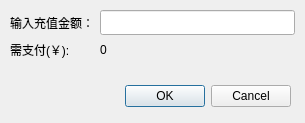
<?xml version="1.0" encoding="UTF-8"?>
<ui version="4.0">
 <class>Dialog</class>
 <widget class="QDialog" name="Dialog">
  <property name="geometry">
   <rect>
    <x>0</x>
    <y>0</y>
    <width>305</width>
    <height>123</height>
   </rect>
  </property>
  <property name="windowTitle">
   <string>Dialog</string>
  </property>
  <widget class="QDialogButtonBox" name="buttonBox">
   <property name="geometry">
    <rect>
     <x>-50</x>
     <y>80</y>
     <width>341</width>
     <height>32</height>
    </rect>
   </property>
   <property name="orientation">
    <enum>Qt::Horizontal</enum>
   </property>
   <property name="standardButtons">
    <set>QDialogButtonBox::Cancel|QDialogButtonBox::Ok</set>
   </property>
  </widget>
  <widget class="QWidget" name="">
   <property name="geometry">
    <rect>
     <x>10</x>
     <y>10</y>
     <width>285</width>
     <height>54</height>
    </rect>
   </property>
   <layout class="QFormLayout" name="formLayout">
    <item row="0" column="0">
     <widget class="QLabel" name="label">
      <property name="text">
       <string>输入充值金额：</string>
      </property>
     </widget>
    </item>
    <item row="0" column="1">
     <widget class="QLineEdit" name="lineEdit">
      <property name="minimumSize">
       <size>
        <width>0</width>
        <height>25</height>
       </size>
      </property>
     </widget>
    </item>
    <item row="1" column="0">
     <widget class="QLabel" name="label_2">
      <property name="text">
       <string>需支付(￥):</string>
      </property>
     </widget>
    </item>
    <item row="1" column="1">
     <widget class="QLabel" name="label_3">
      <property name="text">
       <string>0</string>
      </property>
     </widget>
    </item>
   </layout>
  </widget>
 </widget>
 <resources/>
 <connections>
  <connection>
   <sender>buttonBox</sender>
   <signal>accepted()</signal>
   <receiver>Dialog</receiver>
   <slot>accept()</slot>
   <hints>
    <hint type="sourcelabel">
     <x>248</x>
     <y>254</y>
    </hint>
    <hint type="destinationlabel">
     <x>157</x>
     <y>274</y>
    </hint>
   </hints>
  </connection>
  <connection>
   <sender>buttonBox</sender>
   <signal>rejected()</signal>
   <receiver>Dialog</receiver>
   <slot>reject()</slot>
   <hints>
    <hint type="sourcelabel">
     <x>316</x>
     <y>260</y>
    </hint>
    <hint type="destinationlabel">
     <x>286</x>
     <y>274</y>
    </hint>
   </hints>
  </connection>
 </connections>
</ui>
